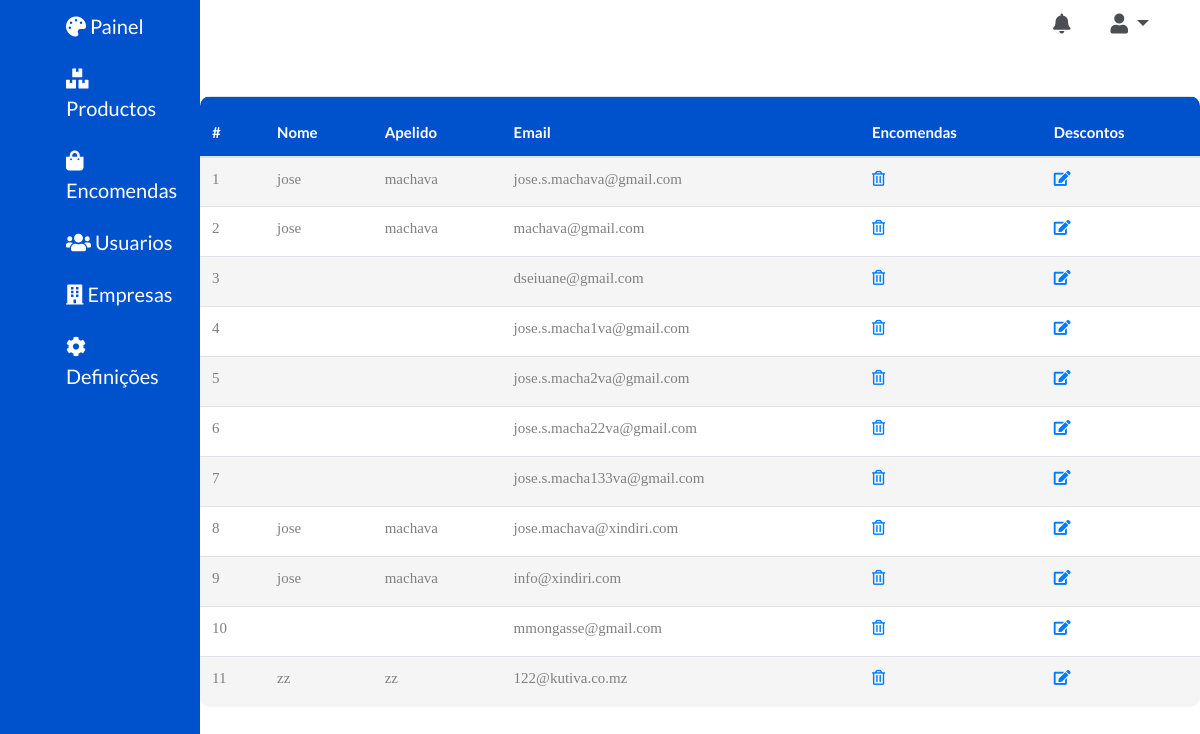
Page /dashboard/user/ on the earlier database version.
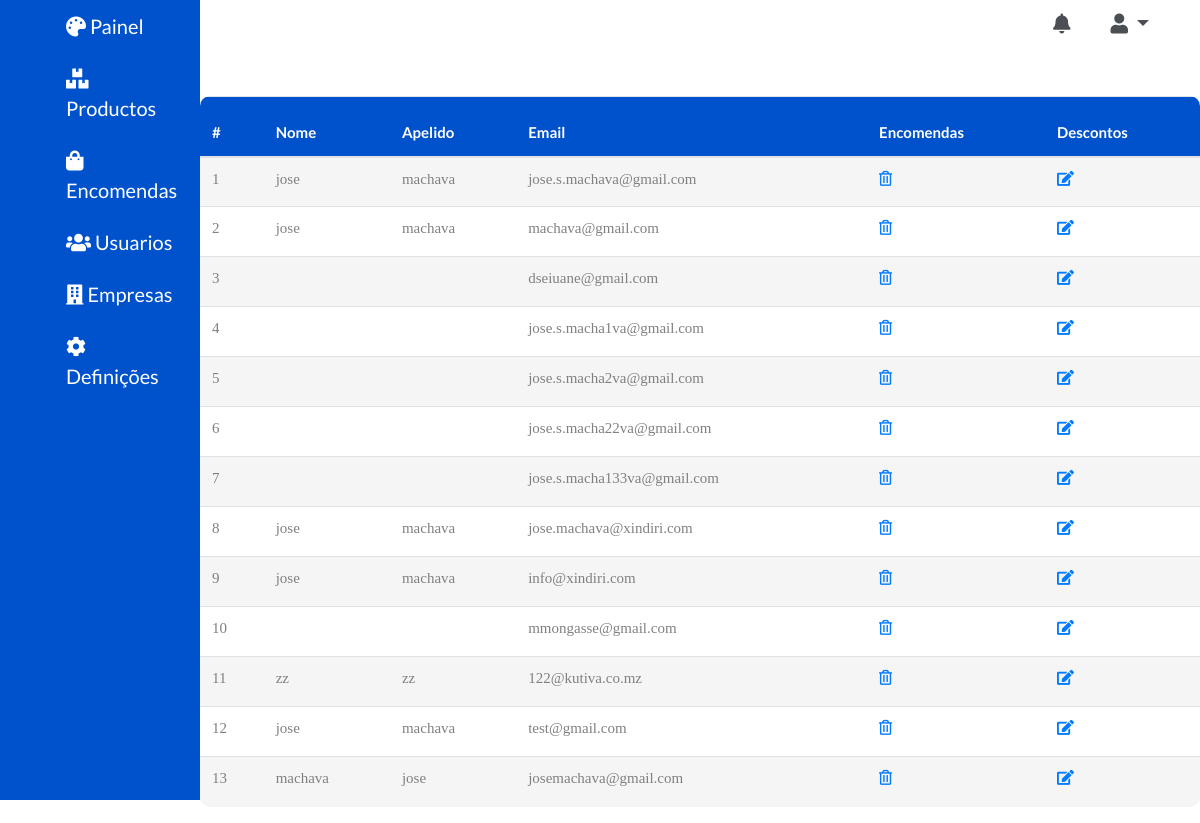
Same page on the later database version.
### account/models.py (models this page shows)
class User(AbstractUser):
    username = None
    email = models.EmailField(_('email address'), unique=True)
    phone_regex = RegexValidator(regex=r'^\+?258?\d{9,13}$',
                                 message="O número de telefone deve ser digitado no formato: '+258849293949'. São permitidos até 13 dígitos.")
    phone_number = models.CharField(validators=[phone_regex], max_length=13, blank=True)  # validators should be a list
    USERNAME_FIELD = 'email'
    REQUIRED_FIELDS = []
    objects = UserManager()

### dashboard/views.py (the view)
# urls.py: path("user/", views.UserListView.as_view(), name="user-list"),
class UserListView(ListView):
    model = User
    template_name = 'dashboard/user/list.html'
    context_object_name = 'users'
    paginate_by = 20
    def get_context_data(self, **kwargs):
        context = super(UserListView, self).get_context_data(**kwargs)
        users = self.get_queryset()
        page = self.request.GET.get('page')
        paginator = Paginator(users, self.paginate_by)
        try:
            users = paginator.page(page)
        except PageNotAnInteger:
            users = paginator.page(1)
        except EmptyPage:
            products = paginator.page(paginator.num_pages)
        context['users'] = users
        return context

### price/templates/dashboard/user/list.html (shortened to what this page needs)
{% extends "price/layout/base.html" %}
{% load staticfiles %}
{% load staticfiles %}
{% block styles %}
<link rel="stylesheet" href="{% static 'stylesheet/main.css' %}">
<link rel="stylesheet" href="https://use.fontawesome.com/releases/v5.7.2/css/all.css">
<link rel="stylesheet" href="{% static 'stylesheet/dashboard.css' %}">
{% endblock %}
{% block content %}
<main>
    <div class="container-fluid">
        <div class="row">
            <div class="col-md-2 aside">
                {% include "dashboard/aside.html" %}
            </div>
            <div class="col-md-10">
                {% include "dashboard/menu.html" %}
                <div class="row">
                    <table class="table table-borderless">
                        <thead>
                        <tr>
                            <th scope="col">#</th>
                            <th scope="col">Nome</th>
                            <th scope="col">Apelido</th>
                            <th scope="col">Email</th>
                            <th scope="col">Encomendas</th>
                            <th scope="col">Descontos</th>
                        </tr>
                        </thead>
                        <tbody>
                        {% for user in users %}
                        <tr>
                            <td colspan="1">{{ user.id }}</td>
                            <td>{{ user.first_name }}</td>
                            <td>{{ user.last_name }}</td>
                            <td>{{ user.email }}</td>
                            <td><a href="{% url 'user-delete' user.id   %}"><i class="far fa-trash-alt"></i></a></td>
                            <td><a href="{% url 'user-update' user.id   %}"> <i class="fas fa-edit"></i></i></a></td>
                        </tr>
                        {% endfor %}
                        </tbody>
                    </table>
                </div>
            </div>
        </div>
    </div>
</main>
{% endblock %}

Differences in the rows shown:
added User: id "12", first_name "jose", last_name "machava", email "test@gmail.com"
added User: id "13", first_name "machava", last_name "jose", email "josemachava@gmail.com"
